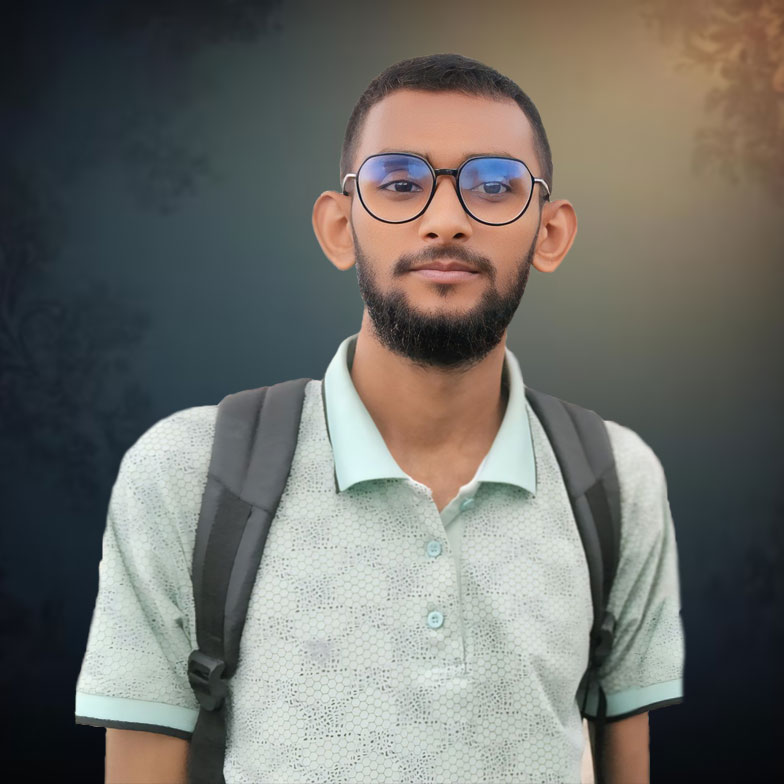
#> input picture 5. Digital Image Processing/Lab/Assignment1/image.jpg, 784 x 784 px
$ jupyter execute '1(a).ipynb'
#> lines starting #> are read from the running program, lines starting #| are printed output that depends on the picture
[cell 1]
## 1st step: import necessary libreries
import cv2
import matplotlib.pyplot as plt
import numpy as np

[cell 2]
## 2nd step: assign and resize image
originalImage = cv2.imread("image.jpg", cv2.IMREAD_GRAYSCALE)
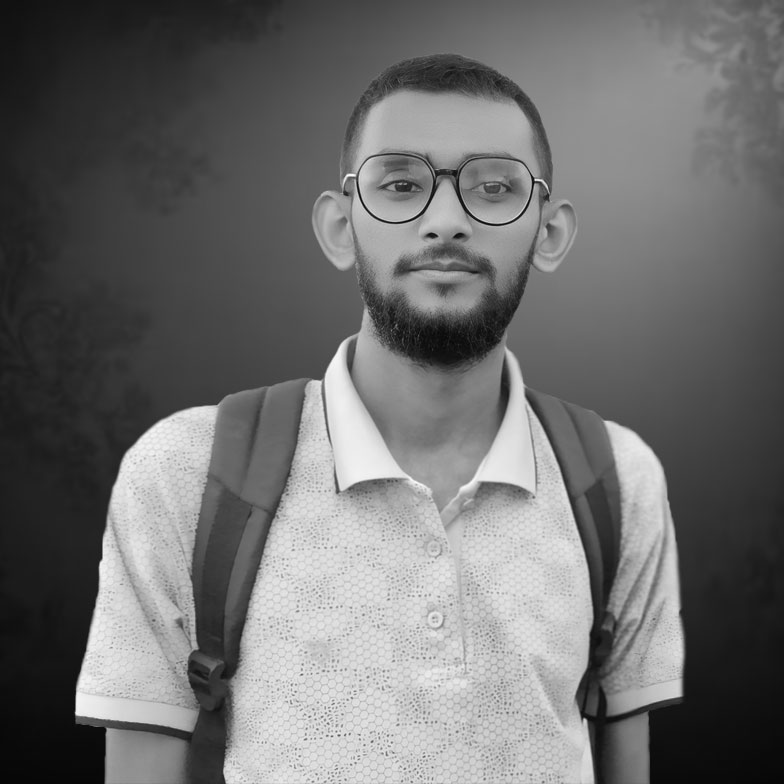
#> originalImage: shape (784, 784); min 5, max 255, mean 110.7
originalImage = cv2.resize(originalImage, (512, 512))
#> originalImage: shape (512, 512)

[cell 3]
## 4th step: decrease resolution by half
def decreasedPixels(image):
    height, width = image.shape
    height = height // 2
    width = width //2
    decreasedImage = np.zeros((height, width))    # zeros(): creates an array filled with zeros

    for i in range(height):
        for j in range(width):
            decreasedImage[i, j] = np.mean(image[i*2 : ((i*2)+2), j*2 : ((j*2)+2)])
            # mean(): calculates the arithmetic mean (average) of an array or matrix.
    return decreasedImage

[cell 4]
## 3rd step: show image in ploats
plt.figure(figsize=(16, 8))
for k in range (1, 7):
    plt.subplot(2, 3, k)
    plt.title(f"{originalImage.shape}")
    plt.imshow(originalImage, cmap='gray')
    originalImage = decreasedPixels(originalImage)
#> this loop made 6 passes
#> pass 2, `originalImage = decreasedPixels(originalImage)`:
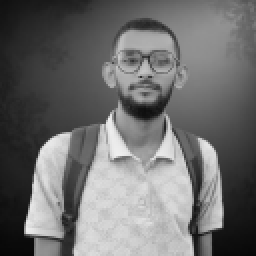
#> originalImage: shape (128, 128) float64 (shown 2 times larger); min 6.25, max 240.8, mean 110.6
#> pass 3, `originalImage = decreasedPixels(originalImage)`:
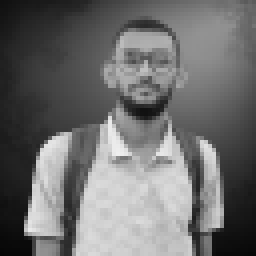
#> originalImage: shape (64, 64) float64 (shown 4 times larger); min 6.81, max 239.4, mean 110.6
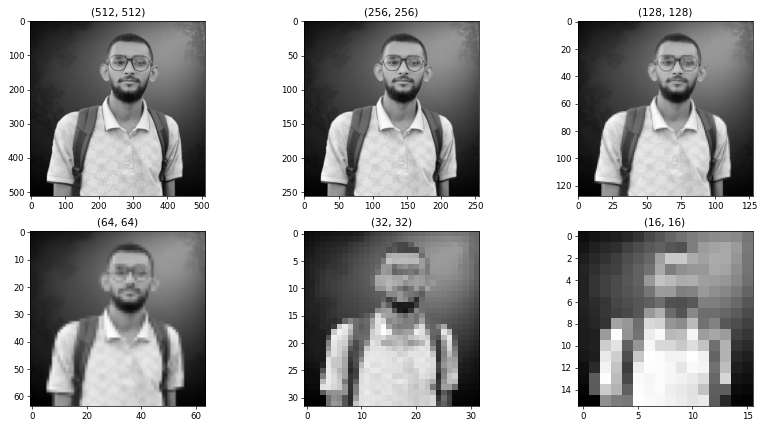
#> figure drawn by matplotlib, 6 panels
